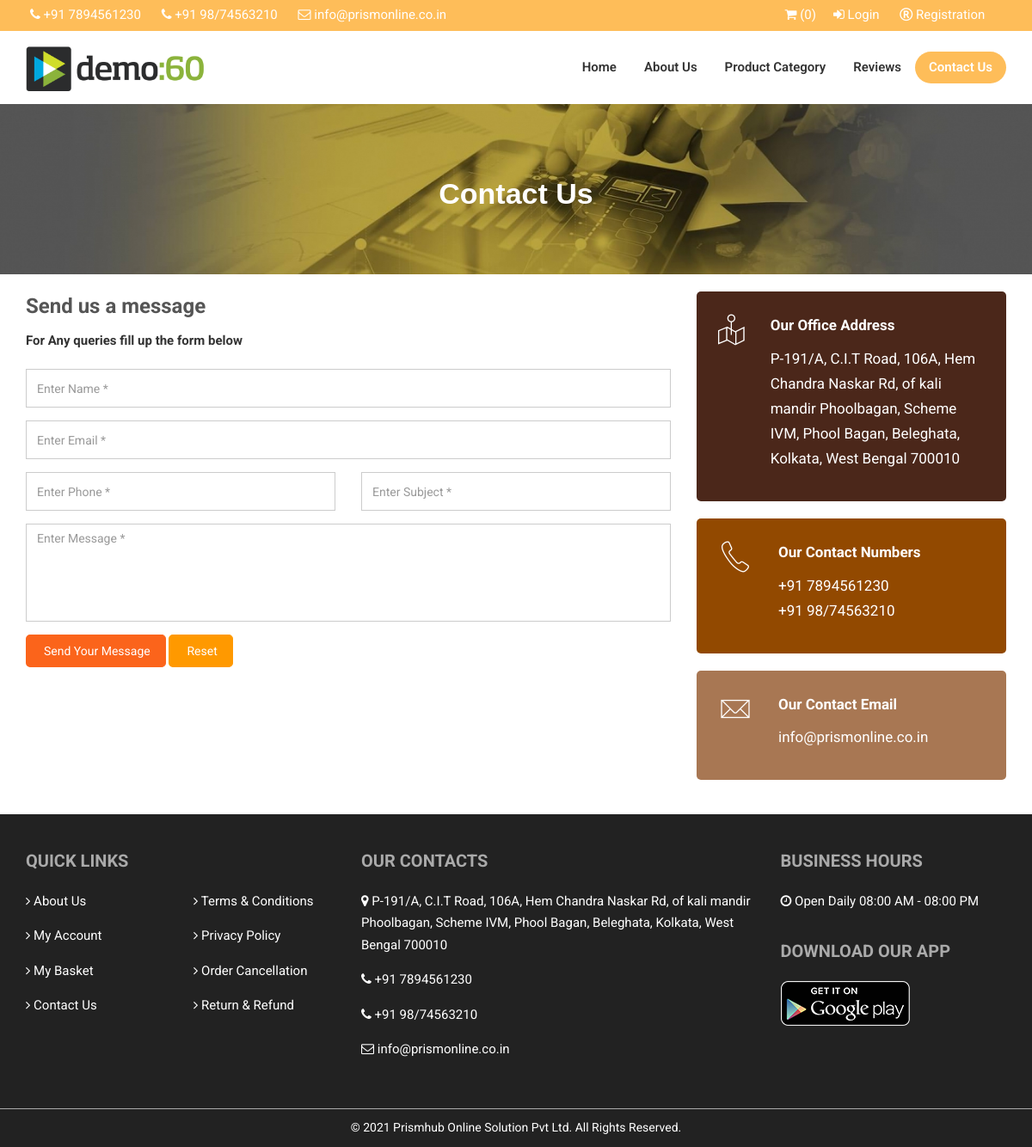
The page /contact-us.php on the database its author committed.
### tables this page shows
CREATE TABLE `og_administrator` (
  `admin_id` int(3) NOT NULL,
  `admin_username` varchar(100) NOT NULL,
  `admin_password` varchar(100) NOT NULL,
  `admin_original_password` varchar(100) NOT NULL,
  `company_name` varchar(100) NOT NULL,
  `contact_person` varchar(100) NOT NULL,
  `contact_address` text NOT NULL,
  `contact_no1` varchar(100) NOT NULL,
  `contact_no2` varchar(100) NOT NULL,
  `whatsapp_no` varchar(100) NOT NULL,
  `contact_email` varchar(100) NOT NULL,
  `delivery_charge` float(10,2) NOT NULL,
  `delivery_charge_limit` float(7,2) NOT NULL,
  `quick_delivery_charge` float(7,2) NOT NULL,
  `facebook_link` text NOT NULL,
  `twitter_link` text NOT NULL,
  `instagram_link` text NOT NULL,
  `pinterest_link` text NOT NULL,
  `youtube_link` text NOT NULL
);

### contact-us.php (the view, shortened to what this page needs)
<?php require_once("header.php");?>
			<div class="main-content bg-lighter">
    			<section class="inner-header parallax" style="background-image: url('images/bg/contact.jpg');">
      				<div class="container">
						<div class="section-content">
							<div class="row">
								<div class="col-md-12">
									<h2 class="title text-white text-center" style="text-align:center;">Contact Us</h2>
								</div>
							</div>
						</div>
					</div>
				</section>
    			<section id="about">
    				<div class="container pb-20 pt-20">
    					<div class="row pt-0">
    						<div class="col-md-8">
    							<h3 class="mt-0">Send us a message</h3>
    							<p class="mb-20"><b>For Any queries fill up the form below</b></p>
    							<form id="contact_form" name="contact_form" class="" action="#" method="post" onSubmit="return form_validation();">
    							<div class="row">
    								<div class="col-sm-12">
    									<div class="form-group">
    										<input name="contact_name" id="contact_name" class="form-control" type="text" placeholder="Enter Name *">
    									</div>
    								</div>
    								<div class="col-sm-12">
    									<div class="form-group">
    										<input name="contact_email" id="contact_email" class="form-control" type="text" placeholder="Enter Email *">
    									</div>
    								</div>
    							</div>
    							<div class="row">
    								<div class="col-sm-6">
    									<div class="form-group">
    										<input name="contact_phone" id="contact_phone" class="form-control" type="text" placeholder="Enter Phone *">
    									</div>
    								</div>
    								<div class="col-sm-6">
    									<div class="form-group">
    										<input name="contact_subject" id="contact_subject" class="form-control" type="text" placeholder="Enter Subject *">
    									</div>
    								</div>
    							</div>
    							<div class="form-group">
    								<textarea name="contact_message" id="contact_message" class="form-control required" rows="5" placeholder="Enter Message *"></textarea>
    							</div>
    							<div class="form-group">
    								<button type="submit" class="btn btn-flat btn-theme-colored mb-sm-30 border-left-theme-color-2-4px">Send Your Message</button>
    								<button type="reset" class="btn btn-flat btn-theme-colored2 mb-sm-30 border-left-theme-color-2-4px">Reset</button>
    							</div>
    							</form>
    						</div>
    						<div class="col-md-4">
    							<div class="row">
									<div class="col-xs-12 col-sm-12 col-md-12">
										<div class="icon-box left media p-25 mb-20" style="background:#4B271A; border-radius:5px;"> <a class="media-left pull-left" href="#"> <i class="pe-7s-map-2 text-theme-color-2"></i></a>
											<div class="media-body" style="font-size:17px;"><strong class="text-white">Our Office Address</strong>
												<p><p class="text-white"><?php echo $contact_address;?></a></p>
											</div>
										</div>
									</div>
									<div class="col-xs-12 col-sm-6 col-md-12 text-white">
										<div class="icon-box left media p-25 mb-20" style="background:#924900; border-radius:5px;"> <a class="media-left pull-left" href="#"> <i class="pe-7s-call text-theme-color-2"></i></a>
											<div class="media-body" style="font-size:17px;"><strong class="text-white">Our Contact Numbers</strong>
												<p>
												    <p><?php echo $contact_no1;?><br>
												    <?php echo $contact_no2;?></p>
												</p>
											</div>
										</div>
									</div>
									<div class="col-xs-12 col-sm-6 col-md-12 text-white">
										<div class="icon-box left media p-25 mb-20" style="background:#A87753; border-radius:5px;"> <a class="media-left pull-left" href="#"> <i class="pe-7s-mail text-theme-color-2"></i></a>
											<div class="media-body" style="font-size:17px;"><strong class="text-white">Our Contact Email</strong>
												<p>
												    <p><?php echo $contact_email;?></p>
												</p>
											</div>
										</div>
									</div>
								</div>
    						</div>
    					</div>
    				</div>
    			</section>
    		</div>
<?php require_once("footer.php");?>

### header.php (shortened to what this page needs)
<?php
$current_page = basename($_SERVER['PHP_SELF']);
$session_id = session_id();
$fetch_settings = mysql_fetch_array(mysql_query("SELECT * FROM `og_administrator` WHERE `admin_id` = '1'"));
$contact_address = stripslashes($fetch_settings['contact_address']);
$contact_email = $fetch_settings['contact_email'];
$contact_no1 = $fetch_settings['contact_no1'];
$contact_no2 = $fetch_settings['contact_no2'];
$fetchTotalQuantityH = mysql_fetch_array(mysql_query("SELECT SUM(`quantity`) AS `TOTAL_QUANTITY` FROM `og_temp_cart` WHERE `unique_id` = '".$session_id."'"));
$header_items = $fetchTotalQuantityH['TOTAL_QUANTITY'];
if($header_items!="")
{
    $display_top_item = $header_items;
}
else
{
    $display_top_item = 0;
}
?>
<!DOCTYPE html>
<html dir="ltr" lang="en">
	<head>
        <link rel="stylesheet" href="https://stackpath.bootstrapcdn.com/font-awesome/4.7.0/css/font-awesome.min.css">
		<link href="css/bootstrap.min.css" rel="stylesheet" type="text/css">
		<link href="css/jquery-ui.min.css" rel="stylesheet" type="text/css">
		<link href="css/animate.css" rel="stylesheet" type="text/css">
		<link href="css/css-plugin-collections.css" rel="stylesheet"/>
		<link id="menuzord-menu-skins" href="css/menuzord-skins/menuzord-rounded-boxed.css" rel="stylesheet"/>
		<link href="css/style-main.css" rel="stylesheet" type="text/css">
		<link href="css/preloader.css" rel="stylesheet" type="text/css">
		<link href="css/custom-bootstrap-margin-padding.css" rel="stylesheet" type="text/css">
		<link href="css/responsive.css" rel="stylesheet" type="text/css">
		<link  href="js/revolution-slider/css/settings.css" rel="stylesheet" type="text/css"/>
		<link  href="js/revolution-slider/css/layers.css" rel="stylesheet" type="text/css"/>
		<link  href="js/revolution-slider/css/navigation.css" rel="stylesheet" type="text/css"/>
		<link href="css/colors/theme-skin-color-set-1.css" rel="stylesheet" type="text/css">
		<link rel="stylesheet" href="dist/css/lightbox.css">
		<link rel="stylesheet" type="text/css" href="css/slider.css">
		</head>
		<body class="">
			<div id="wrapper" class="clearfix">
				<header id="header" class="header">
					<div class="header-top bg-theme-color-2 sm-text-center" style="background-color: #febd59 !important">
						<div class="container">
							<div class="row">
						  		<div class="col-md-9">
									<div class="widget no-border m-0">
										<ul class="list-inline">
											<li class="m-0 pl-10 pr-10"> <i class="fa fa-phone text-white"></i> <a class="" href="#"><?php echo $contact_no1;?></a></li>
											<li class="m-0 pl-10 pr-10"> <i class="fa fa-phone text-white"></i> <a class="" href="#"><?php echo $contact_no2;?></a></li>
											<li class="m-0 pl-10 pr-10"> <i class="fa fa-envelope-o text-white"></i> <a class="" href="mailto:<?php echo $contact_email;?>"><?php echo $contact_email;?></a></li>
										</ul>
									</div>
						  		</div>
						  		<div class="col-md-3">
									<div class="widget no-border m-0">
										<ul class="list-inline">
											<?php if(isset($_SESSION['USER_ID'])) { ?>
											<li class="m-0 pl-10 pr-10"><a href="view-cart.php"><i class="fa fa-shopping-basket text-white"></i> (<?php echo $display_top_item;?>)</a>
											<li class="m-0 pl-10 pr-10"><a href="my-account.php"><i class="fa fa-user text-white"></i> My Account</a>
											<li class="m-0 pl-10 pr-10"><a href="logout.php"><i class="fa fa-power-off text-white"></i> Logout</a>
											<?php } else { ?>
											<li class="m-0 pl-10 pr-10"><a href="view-cart.php"><i class="fa fa-shopping-cart text-white"></i> (<?php echo $display_top_item;?>)</a>
											<li class="m-0 pl-10 pr-10"> <i class="fa fa-sign-in text-white"></i> <a href="javascript:void();" data-toggle="modal" data-target="#myModalLogin">Login</a></li>
											<li class="m-0 pl-10 pr-10"> <i class="fa fa-registered text-white"></i> <a href="javascript:void();" data-toggle="modal" data-target="#myModalReg">Registration</a></li>
											<?php } ?>
										</ul>
									</div>
						  		</div>
							</div>
						</div>
    				</div>
					<div class="header-nav">
						<div class="header-nav-wrapper navbar-scrolltofixed bg-white">
							<div class="container">
								<nav id="menuzord-right" class="menuzord default">
									<a class="menuzord-brand pull-left flip" id="desktop" href="index.php">
										<img src="images/logo.png" alt="" style="width:65%; padding-top:1px; padding-bottom:1px;">
									</a>
									<ul class="menuzord-menu">
										<li <?php if($current_page == 'index.php') { ?>class="active"<?php } ?>><a href="index.php">Home</a></li>
										<li <?php if($current_page == 'about-us.php') { ?>class="active"<?php } ?>><a href="about-us.php">About Us</a></li>
										<li <?php if($current_page == 'category.php' || $current_page == 'subcategory.php' || $current_page == 'product-list.php') { ?>class="active"<?php } ?>><a href="category.php">Product Category</a></li>
										<li <?php if($current_page == 'reviews.php') { ?>class="active"<?php } ?>><a href="reviews.php">Reviews</a></li>
										<li <?php if($current_page == 'contact-us.php') { ?>class="active"<?php } ?>><a href="contact-us.php">Contact Us</a></li>
									</ul>
								</nav>
							</div>
						</div>
					</div>
				</header>
				<div class="main-content">

### footer.php (shortened to what this page needs)
		</div>
			<footer id="footer" class="footer bg-black-222" style="border:0;">
				<div class="container pt-40 pb-20">
					<div class="row">
                    	<div class="col-sm-6 col-md-2">
							<div class="widget dark">
								<h5 class="widget-title">Quick Links</h5>
								<ul class="list-border">
									<li><i class="fa fa-angle-right text-white"></i> <a href="about-us.php" style="color:#FFFFFF;">About Us</a></li>
									<li><i class="fa fa-angle-right text-white"></i>
									<?php if(isset($_SESSION['USER_ID'])) { ?>
									<a href="my-account.php" style="color:#FFFFFF;">My Account</a>
									<?php } else { ?>
									<a href="javascript:void();" data-toggle="modal" data-target="#myModalLogin" style="color:#FFFFFF;">My Account</a>
									<?php } ?>
									</li>
									<li><i class="fa fa-angle-right text-white"></i> <a href="view-cart.php" style="color:#FFFFFF;">My Basket</a></li>
									<li><i class="fa fa-angle-right text-white"></i> <a href="contact-us.php" style="color:#FFFFFF;">Contact Us</a></li>
								</ul>
							</div>
						</div>
						<div class="col-sm-6 col-md-2">
							<div class="widget dark">
								<h5 class="widget-title">&nbsp;</h5>
								<ul class="list-border">
									<li><i class="fa fa-angle-right text-white"></i> <a href="terms.php" style="color:#FFFFFF;">Terms & Conditions</a></li>
									<li><i class="fa fa-angle-right text-white"></i> <a href="privacy.php" style="color:#FFFFFF;">Privacy Policy</a></li>
									<li><i class="fa fa-angle-right text-white"></i> <a href="cancel.php" style="color:#FFFFFF;">Order Cancellation</a></li>
									<li><i class="fa fa-angle-right text-white"></i> <a href="return.php" style="color:#FFFFFF;">Return & Refund</a></li>
								</ul>
							</div>
						</div>
						<div class="col-sm-6 col-md-5">
							<div class="widget dark">
								<h5 class="widget-title">Our Contacts</h5>
								<ul class="list-border">
									<li style="text-align:left;"><i class="fa fa-map-marker text-white"></i> <a href="#" style="color:#FFFFFF;"><?php echo $contact_address;?></a></li>
									<li><i class="fa fa-phone text-white"></i> <a href="#" style="color:#FFFFFF;"> <?php echo $contact_no1;?></a></li>
									<li><i class="fa fa-phone text-white"></i> <a href="#" style="color:#FFFFFF;"> <?php echo $contact_no2;?></a></li>
									<li><i class="fa fa-envelope-o text-white"></i> <a href="#" style="color:#FFFFFF;"><?php echo $contact_email;?></a></li>
								</ul>
							</div>
						</div>
						<div class="col-sm-6 col-md-3">
							<div class="widget dark">
								<h5 class="widget-title">Business Hours</h5>
								<ul class="list-border">
									<li><i class="fa fa-clock-o text-white"></i> <a href="#" style="color:#FFFFFF;">Open Daily 08:00 AM - 08:00 PM</a></li>
								</ul>
								<div>&nbsp;</div>
								<h5 class="widget-title">Download Our App</h5>
								<ul class="list-border">
									<li><a href="#" target="_blank"><img src="images/app.png" alt="" /></a></li>
								</ul>
							</div>
						</div>
					</div>
				</div>
				<div class="footer-bottom bg-black-222">
					<div class="container pt-10 pb-10">
						<div class="row">
							<div class="col-md-12">
								<p class="font-14 text-black-777 m-0" style="text-align:center;">&copy; 2021 Prismhub Online Solution Pvt Ltd. All Rights Reserved.</p>
							</div>
						</div>
					</div>
				</div>
			</footer>
		</div>
	</body>
</html>

### css/menuzord-skins/menuzord-rounded-boxed.css (style rules this page uses)
.menuzord-menu > li { padding: 18px 0; }
.menuzord-menu > li > a { padding: 8px 16px; border-radius: 30px; }
.menuzord-menu > li.active > a, .menuzord-menu > li:hover > a { background: #333; color: #fff; }

### css/colors/theme-skin-color-set-1.css (style rules this page uses)
.text-theme-color-2, .work-gallery .gallery-bottom-part .title { color: #ffffff; }
.bg-theme-color-2 { background: #0D9845 !important; }
.border-left-theme-color-2-4px { border-left: 4px solid #b00c00; !important; }
.menuzord .menuzord-menu > li.active > a, .menuzord .menuzord-menu > li:hover > a, .menuzord .menuzord-menu ul.dropdown li:hover > a { background: #FB641B none repeat scroll 0 0; color: #fff; }
.btn-theme-colored { color: #fff; background-color: #FB641B; border-color: #FB641B; border-radius: 5px; }
.btn-theme-colored2 { color: #fff; background-color: #FF9900; border-color: #FF9900; border-radius: 5px; }

### css/slider.css (style rules this page uses)
*, *:before, *:after { -webkit-box-sizing: border-box; -moz-box-sizing: border-box; box-sizing: border-box; }

### css/utility-classes.css (style rules this page uses)
.text-black-777 { color: #fff !important; }
.text-white { color: #fff !important; }
.bg-lighter { background-color: #f7f7f7 !important; }
.bg-black-222 { background-color: #222222 !important; border-top: 1px solid #AAAAAA; }
.bg-white { background-color:#FFFFFF; }
.font-14 { font-size: 14px !important; }
.p-25 { padding: 25px !important; }
.no-border { border: none !important; }

### rows shown on the page
og_administrator: contact_no1 "+91 7894561230", contact_no2 "+91 98/74563210", contact_email "info@prismonline.co.in", contact_address "P-191/A, C.I.T Road, 106A, Hem Chandra Naskar Rd, of kali mandir Phoolbagan, Scheme IVM, Phool Bagan, Beleghata, Kolkata, West Bengal 700010"

### other values the page prints
$display_top_item "0"
